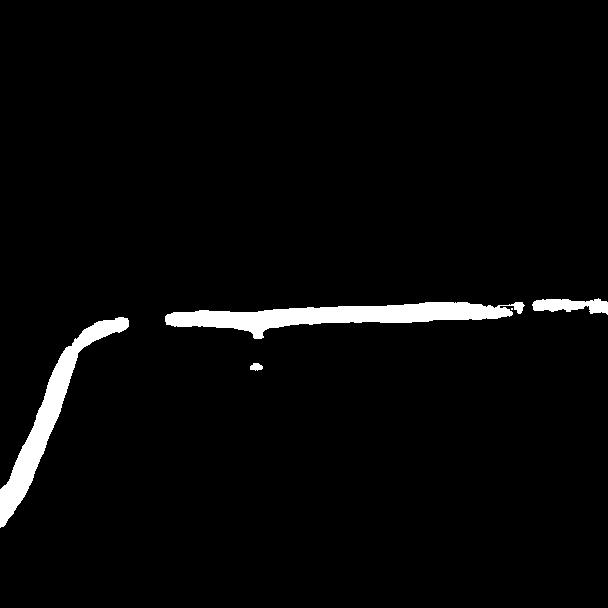
#> input picture report/images/dil_1_pred_105.jpg, 608 x 608 px, found by its file name; its folder holds only this picture in this run
$ python display.py
#> lines starting #> are read from the running program, lines starting #| are printed output that depends on the picture; after the words box and inside, x2 and y2 are one past the last pixel; in counts of white or black regions, pixels touching at a corner belong together
import os
import sys

from PIL import Image
from matplotlib import pyplot as plt
from tqdm import tqdm


def make_background_transparent(image):
    """
    Converts the black color to transparent.

    """
    image = image.convert('RGBA')
    new_image = []
    for item in image.getdata():
        if item[:3] == (0, 0, 0):
            new_image.append((255, 255, 255, 0))
        else:
            new_image.append(item)

    return new_image


if __name__ == '__main__':
    dirImages = "./images"
    dirMasks = "./masks"

    loop = tqdm(os.listdir(dirImages), file=sys.stdout, postfix="read")
    for file in loop:
        filename = os.fsdecode(file)
        if filename.endswith(".png") or filename.endswith(".jpg"):
            file_path = os.path.join(dirImages, filename)
            img = Image.open(file_path)
#> img is the input picture: PIL image 608x608 RGB; min 0, max 255, mean 7.8

            img_size = 256 * 7
            if img.height != img_size or img.width != img_size:
                print("Unexpected image width/height:", file)

            file_path = os.path.join(dirMasks, filename)
            mask = Image.open(file_path)
            mask.putdata(make_background_transparent(mask))
#> after the loop in make_background_transparent, `for item in image.getdata():`: new_image = 369664 items
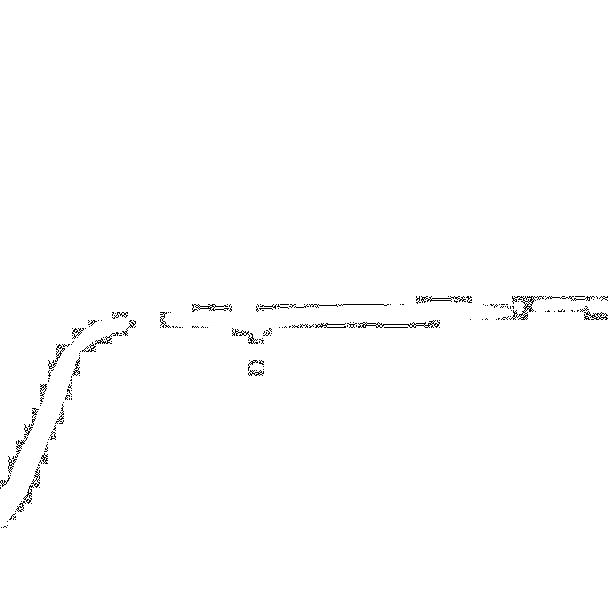
#> mask: PIL image 608x608 RGB; min 1, max 255, mean 253.1

            DPI = 100.0
            fig = plt.figure(figsize=(img.height / DPI, img.width / DPI))
            plt.title(file)
            plt.imshow(mask, alpha=0.65, zorder=1)
            plt.imshow(img, zorder=0)
            plt.show()
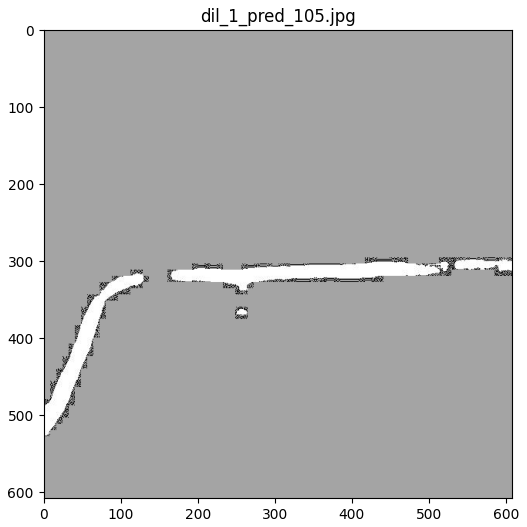
#> figure drawn by matplotlib, 1 panel
            plt.close(fig)

$ run again, on report/images/satImage_024_prediction.png
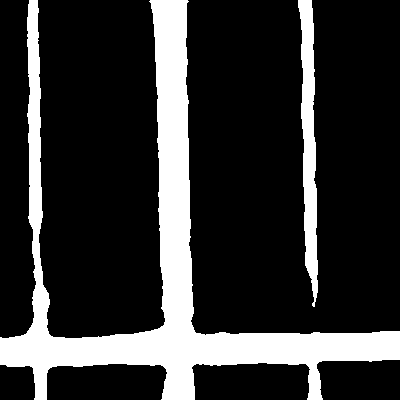
#> input picture report/images/satImage_024_prediction.png, 400 x 400 px, found by its file name
#> img is the input picture: PIL image 400x400 RGB; 19.9% white; 2 white regions, box (x1, y1, x2, y2) and area: (0, 0, 400, 400) 28369, (298, 0, 318, 307) 3537
#> the loop in make_background_transparent, `for item in image.getdata():` made 160000 passes
#> item on passes 1 to 3: (0, 0, 0, 255), (0, 0, 0, 255), (0, 0, 0, 255)
#> after the loop in make_background_transparent, `for item in image.getdata():`: new_image = 160000 items
#> mask: PIL image 400x400 RGB; every value is 255
#> `plt.show()`:
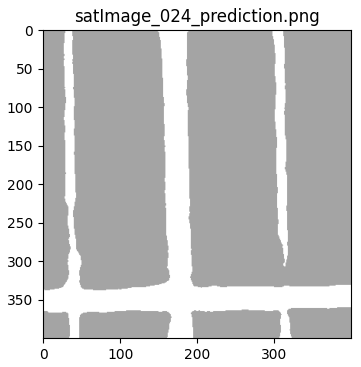
#> figure drawn by matplotlib, 1 panel
